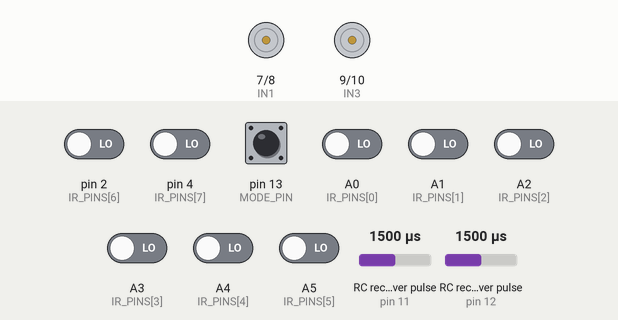
The sketch below on a simulated Arduino Uno, built with avr-gcc and run on an emulated ATmega328P. On the bench: motor-driver pin pairs drawn as motors (green arrow = first pin HIGH = forward, orange = second pin HIGH = backward, longer = more drive, scaled by the enable pin). Wiring (inferred from the names in the program): 2 × RC receiver channel: data pin 11 / data pin 12. The test bench sets the inputs (shaded band); at power-on: pin 13 (MODE_PIN) HIGH, A0 (IR_PINS[0]), A1 (IR_PINS[1]), A2 (IR_PINS[2]), A3 (IR_PINS[3]), A4 (IR_PINS[4]), A5 (IR_PINS[5]), pin 2 (IR_PINS[6]), pin 4 (IR_PINS[7]) LOW, RC receiver pulse (sensors on pin 11, pin 12) 1500 µs. What the sketch prints to the serial monitor is not drawn.

Above: at 1.2 s.
1.3 s: RC receiver pulse (sensor on pin 11) set to 1483 µs
At 2.1 s:
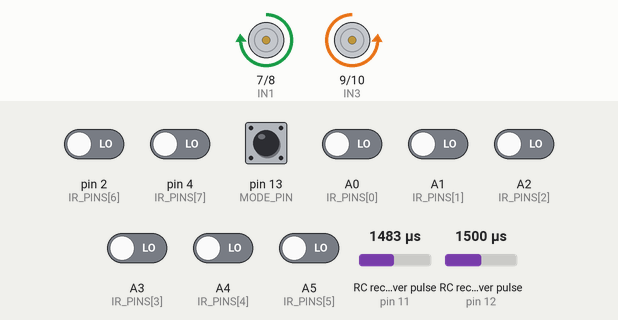
2.8 s: RC receiver pulse (sensor on pin 12) set to 1490 µs
At 3.7 s:
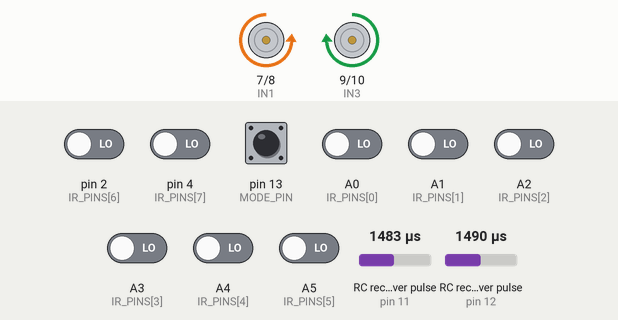
4.3 s: pin 13 (MODE_PIN) pulled LOW for 0.15 s
At 4.4 s:
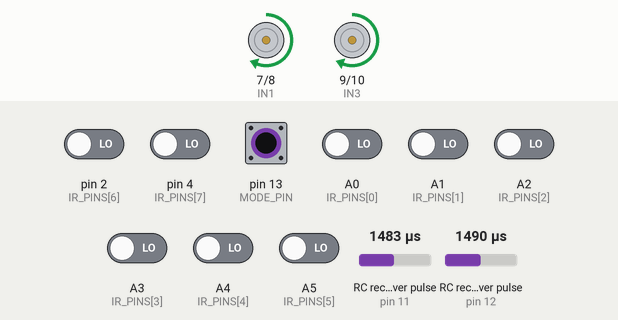
5.9 s: RC receiver pulse (sensor on pin 11) set to 1500 µs
At 7.1 s:
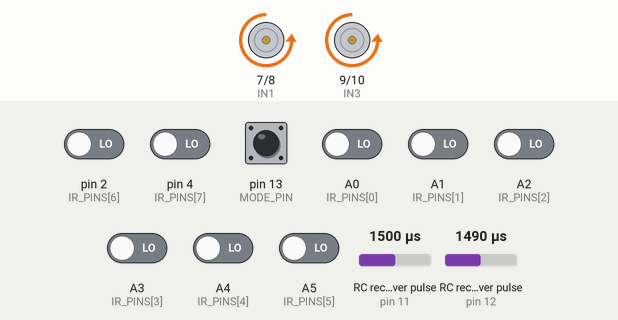
7.4 s: RC receiver pulse (sensor on pin 12) set to 1750 µs
At 7.9 s:
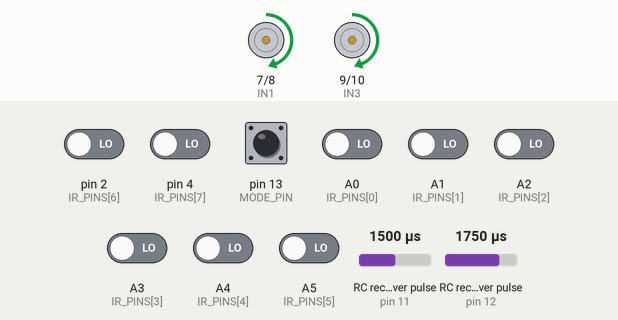
8.9 s: RC receiver pulse (sensor on pin 11) set to 1750 µs
At 9.6 s:
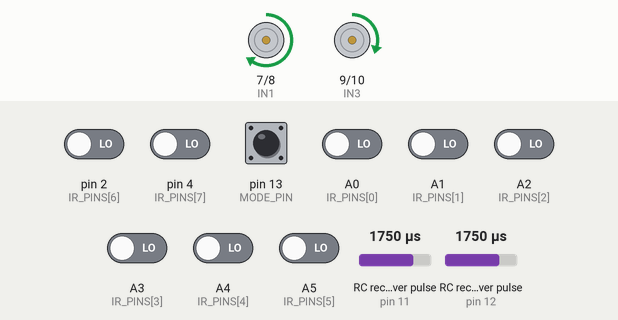
Timing chart, 0 to 11.4 s (numbered marks = the images above; inputs shaded):
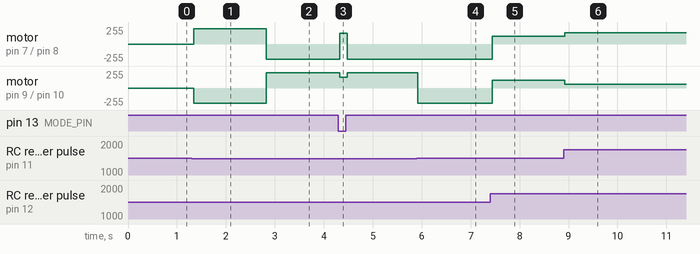

The sketch:

MAGE_SOLVER_CODE.ino
```cpp
/* Line Maze Solver RC Bot
   Modes: RC mode (manual) / AUTON mode (line-follow)
   Hardware:
    - Arduino UNO
    - 8-channel IR sensor RLS-08 (digital outputs)
    - L298N motor driver
    - 2x N20 motors
    - RC receiver (PWM outputs for steering/throttle)
    - Buck converter for stable 5V
*/

/* ----------------- PIN MAPPING ----------------- */
/* IR sensor (8 outputs) - use analog pins as digital inputs + two digital pins */
const uint8_t IR_PINS[8] = {A0, A1, A2, A3, A4, A5, 2, 4}; // IR0..IR7 (left -> right)

/* Motor driver (L298N) */
const uint8_t IN1 = 7;   // Left motor direction pin 1
const uint8_t IN2 = 8;   // Left motor direction pin 2
const uint8_t IN3 = 9;   // Right motor direction pin 1
const uint8_t IN4 = 10;  // Right motor direction pin 2
const uint8_t ENA = 5;   // PWM for left motor speed (PWM pin)
const uint8_t ENB = 6;   // PWM for right motor speed (PWM pin)

/* RC receiver PWM inputs (two channels) */
const uint8_t RC_STEER_PIN = 11;   // steering channel PWM input (pulseIn)
const uint8_t RC_THROTTLE_PIN = 12; // throttle channel PWM input (pulseIn)

/* Mode selection */
const uint8_t MODE_PIN = 13; // HIGH = RC mode, LOW = AUTON mode (tie to switch or receiver channel)

/* Motor speed limits */
const int MAX_SPEED = 230; // 0..255 range for analogWrite; cap below 255 to be safe

/* --------------- END PIN MAPPING ---------------- */

/* PID constants for line following */
float Kp = 15.0;  // Proportional gain
float Ki = 0.0;   // Integral gain (set to 0 for simplicity)
float Kd = 10.0;  // Derivative gain

/* PID variables */
float previousError = 0.0;
float integral = 0.0;

/* Turn 180 degrees function (approximate timing, adjust based on your bot) */
void turn180() {
  // Turn left (reverse left, forward right)
  setMotors(-150, 150);
  delay(1000);  // Adjust delay for your bot's turning speed to achieve ~180 degrees
  stopMotors();
  delay(100);  // Small pause
}

void setup() {
  Serial.begin(115200);

  // IR pins
  for (int i = 0; i < 8; ++i) {
    pinMode(IR_PINS[i], INPUT);
  }

  // Motor pins
  pinMode(IN1, OUTPUT);
  pinMode(IN2, OUTPUT);
  pinMode(IN3, OUTPUT);
  pinMode(IN4, OUTPUT);
  pinMode(ENA, OUTPUT);
  pinMode(ENB, OUTPUT);

  // RC pins input
  pinMode(RC_STEER_PIN, INPUT);
  pinMode(RC_THROTTLE_PIN, INPUT);

  // Mode pin with pullup (if using a switch to ground)
  pinMode(MODE_PIN, INPUT_PULLUP);

  stopMotors();
  Serial.println("Line Maze Solver RC Bot ready");
}

/* ---------------- Utility motor function ----------------
   leftSpeed, rightSpeed range: -MAX_SPEED .. +MAX_SPEED
   positive -> forward, negative -> reverse
*/
void setMotors(int leftSpeed, int rightSpeed) {
  // Left motor
  if (leftSpeed > 0) {
    digitalWrite(IN1, HIGH);
    digitalWrite(IN2, LOW);
    analogWrite(ENA, constrain(leftSpeed, 0, MAX_SPEED));
  } else if (leftSpeed < 0) {
    digitalWrite(IN1, LOW);
    digitalWrite(IN2, HIGH);
    analogWrite(ENA, constrain(-leftSpeed, 0, MAX_SPEED));
  } else {
    digitalWrite(IN1, LOW);
    digitalWrite(IN2, LOW);
    analogWrite(ENA, 0);
  }

  // Right motor
  if (rightSpeed > 0) {
    digitalWrite(IN3, HIGH);
    digitalWrite(IN4, LOW);
    analogWrite(ENB, constrain(rightSpeed, 0, MAX_SPEED));
  } else if (rightSpeed < 0) {
    digitalWrite(IN3, LOW);
    digitalWrite(IN4, HIGH);
    analogWrite(ENB, constrain(-rightSpeed, 0, MAX_SPEED));
  } else {
    digitalWrite(IN3, LOW);
    digitalWrite(IN4, LOW);
    analogWrite(ENB, 0);
  }
}

void stopMotors() {
  setMotors(0, 0);
}

/* ----------------- Line following helpers ----------------- */
/* Read IR sensors: returns array of 0/1 where 0 = line (black) typically; 1 = white
   NOTE: If your sensor logic is inverted, flip the reading (digitalRead() ^ 1)
*/
void readIR(int out[8]) {
  for (int i = 0; i < 8; ++i) {
    int val = digitalRead(IR_PINS[i]);
    // Common modules: LOW => black line detected. If yours is opposite, uncomment next line:
    // val = !val;
    out[i] = val; // 0 or 1
  }
}

/* Enhanced autonomous line following with PID control and basic maze solving
   - Uses PID for smooth line following
   - At intersections (many sensors detecting line), PID naturally goes straight
   - If line is lost (dead end), turn 180 degrees to backtrack (simple maze solving)
   - This implements a basic left-preference rule via PID and backtracking for dead ends
*/
void autonLineFollow() {
  int s[8];
  readIR(s);

  // Debug print (uncomment if needed)
  // Serial.print("IR: "); for (int i=0;i<8;i++) Serial.print(s[i]); Serial.println();

  // Calculate line position (weighted average of sensor indices where line is detected)
  int numSensorsOnLine = 0;
  float weightedSum = 0.0;
  for (int i = 0; i < 8; ++i) {
    if (s[i] == 0) {  // Assuming 0 means line detected
      weightedSum += i;
      numSensorsOnLine++;
    }
  }

  if (numSensorsOnLine == 0) {
    // Line lost: assume dead end, turn 180 to backtrack
    turn180();
    return;
  }

  // Line position (0 to 7)
  float linePos = weightedSum / numSensorsOnLine;

  // Error: deviation from center (3.5)
  float error = linePos - 3.5;

  // PID calculation
  integral += error;
  float derivative = error - previousError;
  float pidOutput = Kp * error + Ki * integral + Kd * derivative;
  previousError = error;

  // Base speed and differential steering
  int baseSpeed = 160;  // Base forward speed
  int leftSpeed = baseSpeed + pidOutput;
  int rightSpeed = baseSpeed - pidOutput;

  // Constrain speeds
  leftSpeed = constrain(leftSpeed, -MAX_SPEED, MAX_SPEED);
  rightSpeed = constrain(rightSpeed, -MAX_SPEED, MAX_SPEED);

  setMotors(leftSpeed, rightSpeed);
}

/* ----------------- RC reader helpers -----------------
   Reads standard servo-type PWM (1000..2000 microseconds)
   returns pulse length in microseconds (0 if none)
*/
unsigned long readRcPulse(uint8_t pin) {
  unsigned long t = pulseIn(pin, HIGH, 25000); // 25 ms timeout
  return t;
}

/* Map rc pulses to speeds:
   steeringPulse: center ~1500. map to -1.0..+1.0
   throttlePulse: center ~1500. map to -1.0..+1.0
*/
float mapPulseToNorm(unsigned long pulse) {
  if (pulse < 1000) return 0.0;
  // Constrain typical 1000..2000
  pulse = constrain(pulse, 1000UL, 2000UL);
  return (float)(pulse - 1500UL) / 500.0; // -1..+1
}

/* RC control: differential drive mixing
   throttle: forward/backward (-1..1)
   steer: -1 (left) .. +1 (right)
*/
void rcControl() {
  unsigned long steerPulse = readRcPulse(RC_STEER_PIN);
  unsigned long throttlePulse = readRcPulse(RC_THROTTLE_PIN);

  // If pulses are zero, don't change (receiver off). Stop motors.
  if (steerPulse == 0 || throttlePulse == 0) {
    // Optional: keep previous state, but safer to stop
    stopMotors();
    return;
  }

  float steer = mapPulseToNorm(steerPulse);
  float throttle = mapPulseToNorm(throttlePulse);

  // Compute left and right speeds
  // Basic mix: left = throttle * speed + steer * speed, right = throttle * speed - steer * speed
  int base = (int)(throttle * (float)MAX_SPEED);
  int turn = (int)(steer * (float)(MAX_SPEED / 2)); // turning influence

  int leftSpeed = base + turn;
  int rightSpeed = base - turn;

  // Constrain
  leftSpeed = constrain(leftSpeed, -MAX_SPEED, MAX_SPEED);
  rightSpeed = constrain(rightSpeed, -MAX_SPEED, MAX_SPEED);

  setMotors(leftSpeed, rightSpeed);
}

/* ----------------- Main loop ----------------- */
void loop() {
  // Mode pin: HIGH => RC mode, LOW => Autonomous
  bool rcMode = (digitalRead(MODE_PIN) == HIGH);

  if (rcMode) {
    // RC manual control
    rcControl();
  } else {
    // Autonomous line follow
    autonLineFollow();
  }

  // small delay
  delay(20);
}
```

Measured:
- the behaviour switches between 1499 and 1498 µs on RC receiver pulse (sensor on pin 11) (found by bisection; images 0 and 1)
- the behaviour switches between 1499 and 1498 µs on RC receiver pulse (sensor on pin 12) (found by bisection; images 1 and 2)
- after the input at 1.3 s, motor on pin 7 (IN1) / pin 8 (IN2): stopped → forward 230/255 at once; motor on pin 9 (IN3) / pin 10 (IN4): stopped → backward 230/255 at once
- after the input at 2.8 s, motor on pin 7 (IN1) / pin 8 (IN2): forward 230/255 → backward 230/255 at once; motor on pin 9 (IN3) / pin 10 (IN4): backward 230/255 → forward 230/255 at once
- after the input at 4.3 s, motor on pin 7 (IN1) / pin 8 (IN2): backward 230/255 → forward 160/255 at once, → backward 230/255 0.16 s later; motor on pin 9 (IN3) / pin 10 (IN4): forward 230/255 → forward 160/255 at once, → forward 230/255 0.16 s later
- after the input at 5.9 s, motor on pin 9 (IN3) / pin 10 (IN4): forward 230/255 → backward 230/255 at once
- after the input at 7.4 s, motor on pin 7 (IN1) / pin 8 (IN2), motor on pin 9 (IN3) / pin 10 (IN4): backward 230/255 → forward 115/255 at once
- after the input at 8.9 s, motor on pin 7 (IN1) / pin 8 (IN2): forward 115/255 → forward 172/255 at once; motor on pin 9 (IN3) / pin 10 (IN4): forward 115/255 → forward 58/255 at once
